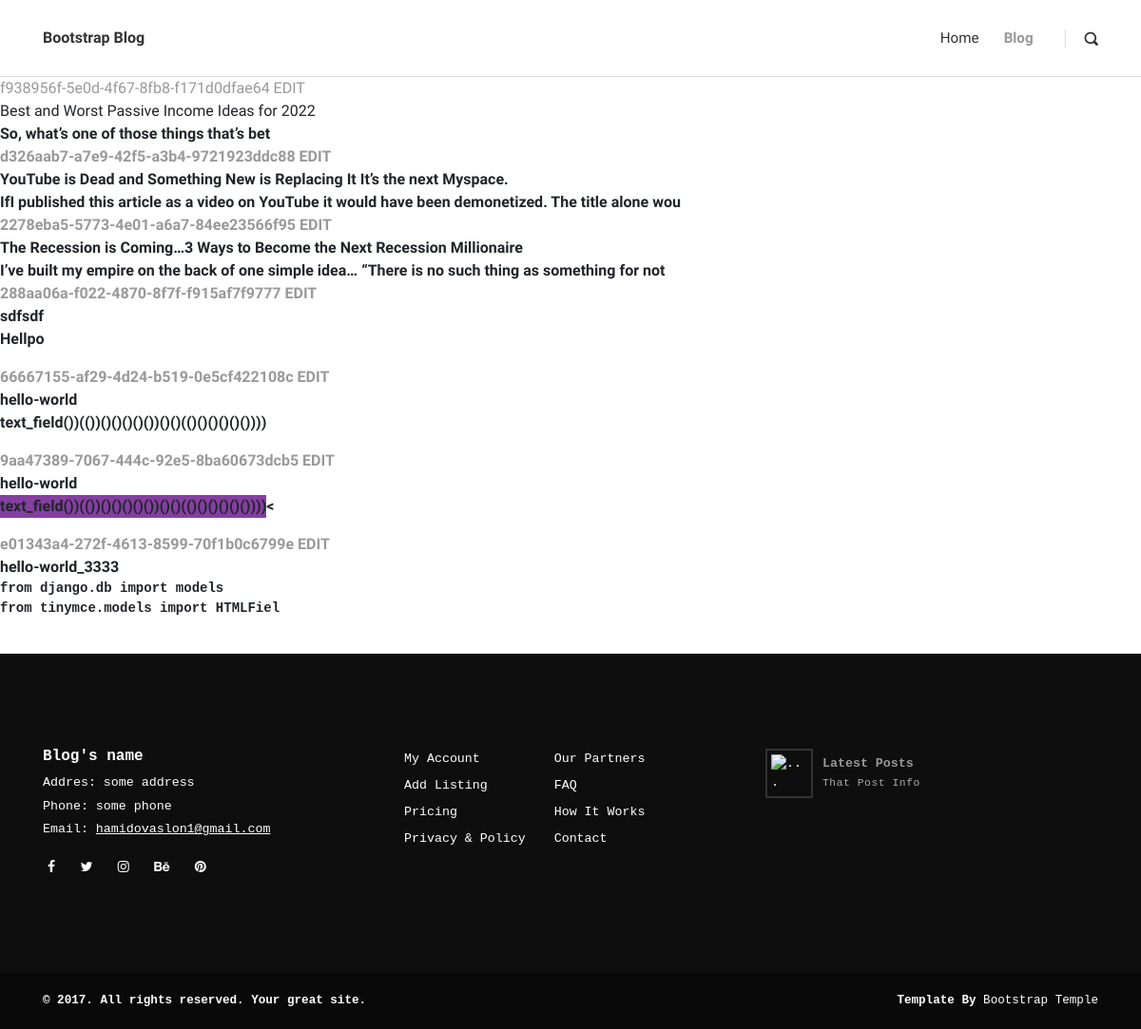
/posts/, run on the app's committed database.
### posts/models.py (models this page shows)
class Post(models.Model):
    name = models.CharField(max_length=500)
    post = HTMLField()
    is_ready_to_post = models.BooleanField(default=False)
    created = models.DateTimeField(auto_now_add=True)
    id = models.UUIDField(default = uuid.uuid4,unique=True, primary_key=True, editable=False)

### posts/views.py (the view)
# urls.py: path('posts/', include('posts.urls')),
def posts(request):
    posts = Post.objects.all()
    context = {'posts':posts}
    return render(request, 'posts/posts.html', context)

### posts/templates/posts/posts.html
{% extends 'base.html' %}
{%block content%}
{% for post in posts %}
    <div>
        <a href="{% url 'post' post.id %}" >{{post.id}}</a>
        <a href="{% url 'edit_post' post.id %}"> EDIT</a>
        <br>
        {{post.name|slice:"100"}}
        <br>
        {{post.post|slice:"100" |safe }}
    </div>
{% endfor %}
{% endblock %}

### templates/base.html (shortened to what this page needs)
<!DOCTYPE html>
<html lang="en">
<head>
    {% include "head.html" %}
</head>
<body>
    {% include 'header.html' %}
    {%block content%}
    {%endblock content%}
    {% include 'footer.html' %}
  </body>
</html>

### templates/head.html (shortened to what this page needs)
{% load static %}
  <head>
    <link rel="stylesheet" href="{% static 'vendor/bootstrap/css/bootstrap.min.css' %}">
    <link rel="stylesheet" href="{% static 'vendor/font-awesome/css/font-awesome.min.css' %}">
    <link rel="stylesheet" href="{% static 'css/fontastic.css' %}">
    <link rel="stylesheet" href="{% static 'vendor/@fancyapps/fancybox/jquery.fancybox.min.css' %}">
    <link rel="stylesheet" href="{% static 'css/style.default.css' %}" id="theme-stylesheet">
    <link rel="stylesheet" href="{% static 'css/custom.css' %}">
  </head>

### templates/header.html (shortened to what this page needs)
<header class="header">
  <nav class="navbar navbar-expand-lg">
    <div class="container">
      <div class="navbar-header d-flex align-items-center justify-content-between">
        <a href="/" class="navbar-brand">Bootstrap Blog</a>
      </div>
      <div id="navbarcollapse" class="collapse navbar-collapse">
        <ul class="navbar-nav ml-auto">
          <li class="nav-item"><a href="{% url 'home' %}" class="nav-link ">Home</a>
          </li>
          <li class="nav-item"><a href="{% url 'posts' %}" class="nav-link active ">Blog</a>
          </li>
        </ul>
        <div class="navbar-text">
          <a href="#" class="search-btn"> <i class="icon-search-1"></i> </a>
        </div>
      </div>
    </div>
  </nav>
</header>

### templates/footer.html
{% load static %}
<footer class="main-footer">
  <div class="container">
    <div class="row">
      <div class="col-md-4">
        <div class="logo">
          <h6 class="text-white">Blog's name</h6>
        </div>
        <div class="contact-details">
          <p>Addres: some address</p>
          <p>Phone: some phone</p>
          <p>Email: <a href="mailto:hamidovaslon1@gmail.com">hamidovaslon1@gmail.com</a></p>
          <ul class="social-menu">
            <li class="list-inline-item"><a href="#"><i class="fa fa-facebook"></i></a></li>
            <li class="list-inline-item"><a href="#"><i class="fa fa-twitter"></i></a></li>
            <li class="list-inline-item"><a href="#"><i class="fa fa-instagram"></i></a></li>
            <li class="list-inline-item"><a href="#"><i class="fa fa-behance"></i></a></li>
            <li class="list-inline-item"><a href="#"><i class="fa fa-pinterest"></i></a></li>
          </ul>
        </div>
      </div>
      <div class="col-md-4">
        <div class="menus d-flex">
          <ul class="list-unstyled">
            <li> <a href="#">My Account</a></li>
            <li> <a href="#">Add Listing</a></li>
            <li> <a href="#">Pricing</a></li>
            <li> <a href="#">Privacy &amp; Policy</a></li>
          </ul>
          <ul class="list-unstyled">
            <li> <a href="#">Our Partners</a></li>
            <li> <a href="#">FAQ</a></li>
            <li> <a href="#">How It Works</a></li>
            <li> <a href="#">Contact</a></li>
          </ul>
        </div>
      </div>
      <div class="col-md-4">
        <div class="latest-posts">
          <a href="#">
            <div class="post d-flex align-items-center">
              <div class="image"><img src="" alt="..." class="img-fluid"></div>
              <div class="title"><strong>Latest posts</strong>
              <span class="date last-meta">That post info</span></div>
            </div>
          </a>
        </div>
      </div>
    </div>
  </div>
  <div class="copyrights">
    <div class="container">
      <div class="row">
        <div class="col-md-6">
          <p>&copy; 2017. All rights reserved. Your great site.</p>
        </div>
        <div class="col-md-6 text-right">
          <p>Template By <a href="https://bootstraptemple.com" class="text-white">Bootstrap Temple</a>
          </p>
        </div>
      </div>
    </div>
  </div>
</footer>

### templates/scripts.html (shortened to what this page needs)
{% load static %}

### static/css/style.default.css (style rules this page uses)
body { overflow-x: hidden; }
strong { font-weight: 700; }
a, i, span { display: inline-block; text-decoration: none; -webkit-transition: all 0.3s; transition: all 0.3s; }
a i { -webkit-transition: none; transition: none; }
ul { margin: 0; padding: 0; }
i[class*="icon-"] { -webkit-transform: translateY(3px); transform: translateY(3px); }
.text-white { color: #fff; }
h1, h2, h3, h4, h5, h6 { margin-bottom: 15px; }
.navbar { background: #fff; padding-top: 20px !important; padding-bottom: 20px !important; z-index: 9998; border-bottom: 1px solid #ddd; }
.navbar .langs a:first-of-type, .navbar .search-btn { margin-left: 20px; padding-left: 20px; border-left: 1px solid #ddd; height: 20px; line-height: 20px; }
.navbar .search-btn { color: #333; font-size: 0.9em; }
.navbar .navbar-nav a.nav-link { color: #333; margin: 0 5px; font-weight: 400; font-size: 0.95em; }
.navbar .navbar-nav a.nav-link.active { color: #999; font-weight: bold; }
.post .date { letter-spacing: 0.05em; font-weight: 400; text-transform: uppercase; color: #aaa; }
.post .title, .post .date, .post .comments, .post .views { font-weight: 400; color: #999; text-transform: capitalize; }
.post .title::after, .post .date::after, .post .comments::after, .post .views::after { content: '|'; display: inline-block; margin: 0 7px; font-size: 0.9em; color: #ccc; }
footer.main-footer { background: #0e0e0e; padding: 100px 0 0; color: #fff; }
footer.main-footer .contact-details p { font-weight: 300; color: #fff; margin-bottom: 5px; font-size: 0.95em; }
footer.main-footer .contact-details a { text-decoration: underline; margin-bottom: 0; }
footer.main-footer a { color: inherit; font-weight: 300; margin-bottom: 7px; }
footer.main-footer ul { margin-right: 30px; }
footer.main-footer .list-unstyled a { font-size: 0.95em; }
footer.main-footer .latest-posts .image { max-width: 50px; padding: 4px; border: 2px solid #333; margin-right: 10px; }
footer.main-footer .latest-posts a { font-size: 0.95em; text-decoration: none; }
footer.main-footer .latest-posts strong { display: block; }
footer.main-footer .latest-posts .date { font-size: 0.85em; color: #aaa; }
footer.main-footer .copyrights { background: #090909; margin-top: 100px; padding: 20px 0; font-size: 0.9em; }
footer.main-footer .copyrights * { margin-bottom: 0; }
footer.main-footer .social-menu { margin-top: 20px; }
footer.main-footer .social-menu li { padding: 0 5px; }
footer.main-footer .date::after, footer.main-footer .title::after { display: none !important; }
.navbar { padding: 0.5rem 1rem; }
.navbar-brand { display: inline-block; padding-top: 0.5rem; padding-bottom: 0.5rem; margin-right: 1rem; font-size: 1rem; color: #333; font-weight: bold; }
body { font-family: "Open Sans", sans-serif; font-size: 1rem; font-weight: normal; line-height: 1.5; color: #212529; background-color: #fff; }
a { color: #999; text-decoration: none; }
h1, h2, h3, h4, h5, h6, .h1, .h2, .h3, .h4, .h5, .h6 { margin-bottom: 0.5rem; font-family: inherit; font-weight: 700; line-height: 1.1; color: inherit; }
h6, .h6 { font-size: 1rem; }

### data on the page
Post: id "f938956f-5e0d-4f67-8fb8-f171d0dfae64", name "Best and Worst Passive Income Ideas for 2022", post "So, what’s one of those things that’s bet"
Post: id "d326aab7-a7e9-42f5-a3b4-9721923ddc88", name "YouTube is Dead and Something New is Replacing It It’s the next Myspace.", post "IfI published this article as a video on YouTube it would have been demonetized. The title alone wou"
Post: id "2278eba5-5773-4e01-a6a7-84ee23566f95", name "The Recession is Coming…3 Ways to Become the Next Recession Millionaire", post "I’ve built my empire on the back of one simple idea… “There is no such thing as something for not"
Post: id "288aa06a-f022-4870-8f7f-f915af7f9777", name "sdfsdf", post "Hellpo"
Post: id "66667155-af29-4d24-b519-0e5cf422108c", name "hello-world", post "text_field())(())()()()()())()()(()()()()()())))"
Post: id "9aa47389-7067-444c-92e5-8ba60673dcb5", name "hello-world", post "text_field())(())()()()()())()()(()()()()()()))) <"
Post: id "e01343a4-272f-4613-8599-70f1b0c6799e", name "hello-world_3333"
